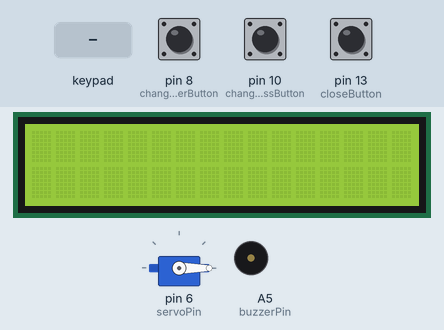
The sketch below on a simulated Arduino Nano, built with avr-gcc and run on an emulated ATmega328P. Parts: 16×2 character LCD, servo, buzzer (waves = sounding). Inputs (shaded band) come from the test bench; at power-on: pin 13 (closeButton) LOW, pin 8 (changeTimerButton) LOW, pin 10 (changePassButton) LOW.

Above: at 1.2 s.
1.3 s: keypad keys 1 2 3 4 5 * pressed 0.4 s apart
At 4.5 s:
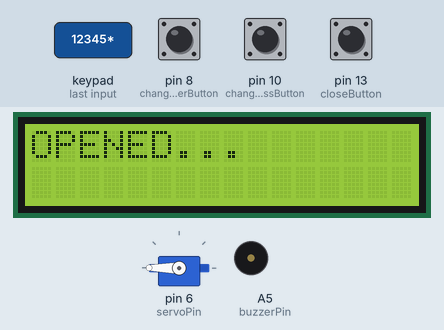
5.4 s: pin 13 (closeButton) pulled HIGH for 0.15 s
At 6.4 s:
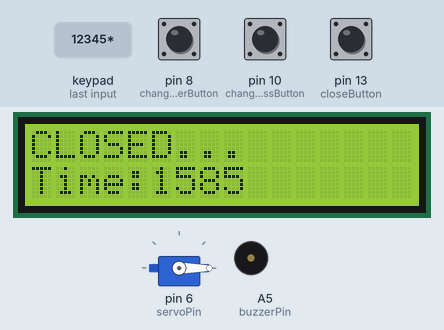
7.0 s: key '*' pressed
At 7.6 s:
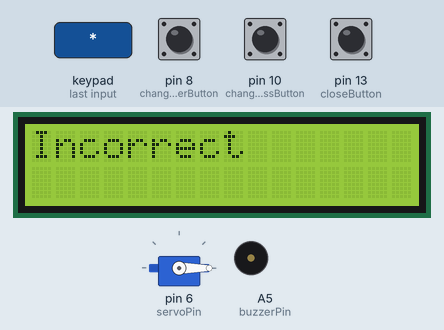
8.5 s: key '2' pressed
At 8.9 s:
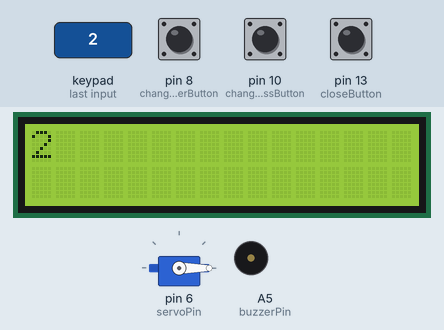
10.0 s: keypad keys 1 2 3 4 5 pressed 0.4 s apart
At 12.3 s:
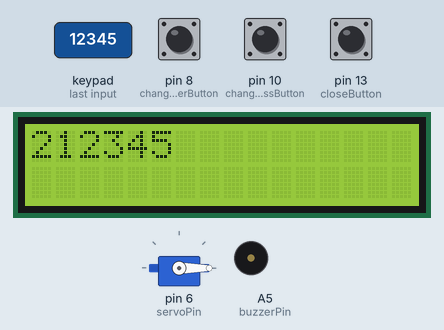
Timing chart, 0 to 13.8 s (numbered marks = the images above; inputs shaded):
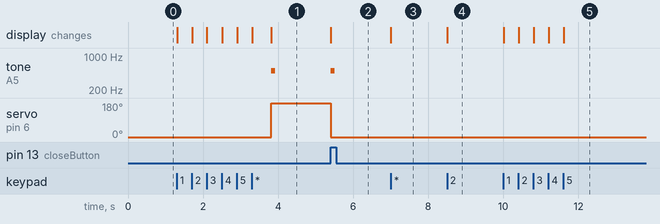

Measured:
- after the input at 1.3 s, tone on A5 (buzzerPin): silent → 500 Hz after 2.5 s, → silent 0.10 s later; servo on pin 6 (servoPin): 0° → 180° after 2.5 s; the display: first changes at once (image 1 shows a later state)
- after the input at 5.4 s, tone on A5 (buzzerPin): silent → 500 Hz at once, → silent 0.10 s later; servo on pin 6 (servoPin): 180° → 0° at once; the display: changes at once (image 2)
- after the input at 7.0 s, the display: changes at once (image 3)
- after the input at 8.5 s, the display: changes at once (image 4)
- after the input at 10.0 s, the display: first changes at once (image 5 shows a later state)

The sketch:

sketch_nov11a.ino
```cpp
#include <Servo.h>
#include <LiquidCrystal.h>
#include <Keypad.h>

const byte ROWS = 4;
const byte COLS = 3;
const int closeButton = 13, changePassButton = 10, changeTimerButton = 8;
const int rs = 4, en = 5, d4 = 3, d5 = 2, d6 = 1, d7 = 0;
const int buzzerPin = 19, redBulb = 21, greenBulb = 20, servoPin = 6;
String input = "", password = "12345";
char key;
bool opened = false, shouldBeOpened = false, shouldBeClosed = false;
unsigned int openedFrom;
int mode = 0, maxTime = 20000;

char keys[ROWS][COLS] = {
 {'1','2','3'},
 {'4','5','6'},
 {'7','8','9'},
 {'*','0','#'}
};
byte rowPins[ROWS] = { A7, A3, A2, A1 };
byte colPins[COLS] = { A6, A5, A4};
Keypad kpd = Keypad( makeKeymap(keys), rowPins, colPins, ROWS, COLS );
LiquidCrystal lcd(rs, en, d4, d5, d6, d7);
Servo servo;

void setup() {
  pinMode(closeButton, INPUT);
  pinMode(changePassButton, INPUT);
  pinMode(changeTimerButton, INPUT);
  pinMode(redBulb, OUTPUT);
  pinMode(greenBulb, OUTPUT);
  lcd.begin(16, 2);
  lcd.print(input);
  servo.attach(servoPin, 1000, 2000);
  servo.write(0);
}

void loop() {
   key = kpd.getKey();
   if (key != NO_KEY)
      DetectButton();
   if(shouldBeOpened){
      lcd.clear();
      lcd.print("OPENED...");
      opened = true;
      shouldBeOpened = false;
      openedFrom = millis();
      tone(buzzerPin, 500, 100);
      servo.write(180);
      digitalWrite(greenBulb, HIGH);
      digitalWrite(redBulb, LOW);
   }else if(opened && (shouldBeClosed || (millis()-openedFrom >= maxTime))){
      lcd.clear();
      lcd.print("CLOSED...");
      lcd.setCursor(0, 1);
      lcd.print("Time:"+String(millis()-openedFrom));
      lcd.setCursor(0, 0);
      opened = false;
      shouldBeClosed = false;
      tone(buzzerPin, 500, 100);
      servo.write(0);
      digitalWrite(greenBulb, LOW);
      digitalWrite(redBulb, HIGH);
   }
   if(opened && (digitalRead(closeButton) == HIGH))
      shouldBeClosed = true;
   if(opened && (digitalRead(changePassButton) == HIGH)){
      mode = 1;
      input = "";
   }
   if(opened && (digitalRead(changeTimerButton) == HIGH)){
      mode = 2;
      input = "";
   }
}
bool CheckPassword(){
  String temp = input;
  input = "";
  return temp == password;
}
void DetectButton(){
   lcd.clear();
   if ( key >= '0' && key <= '9' ){
      input += key;
      lcd.print(input);
   }
   else if ( key == '*' ){
      if(mode == 0){
        shouldBeOpened = CheckPassword();
        lcd.clear();
        if(shouldBeOpened)
          lcd.print("Correct");
        else
          lcd.print("Incorrect");
        delay(500);
        lcd.setCursor(0, 0);
      }else if(mode == 1){
        lcd.setCursor(0, 1);
        password = input;
        lcd.print("Set new pass");
        lcd.setCursor(0, 0);
        input = "";
        mode = 0;
      }else if(mode == 2){
        lcd.setCursor(0, 1);
        maxTime = input.toInt();
        lcd.print("Set new timer");
        lcd.setCursor(0, 0);
        input = "";
        mode = 0;
      }
 }
}
```
